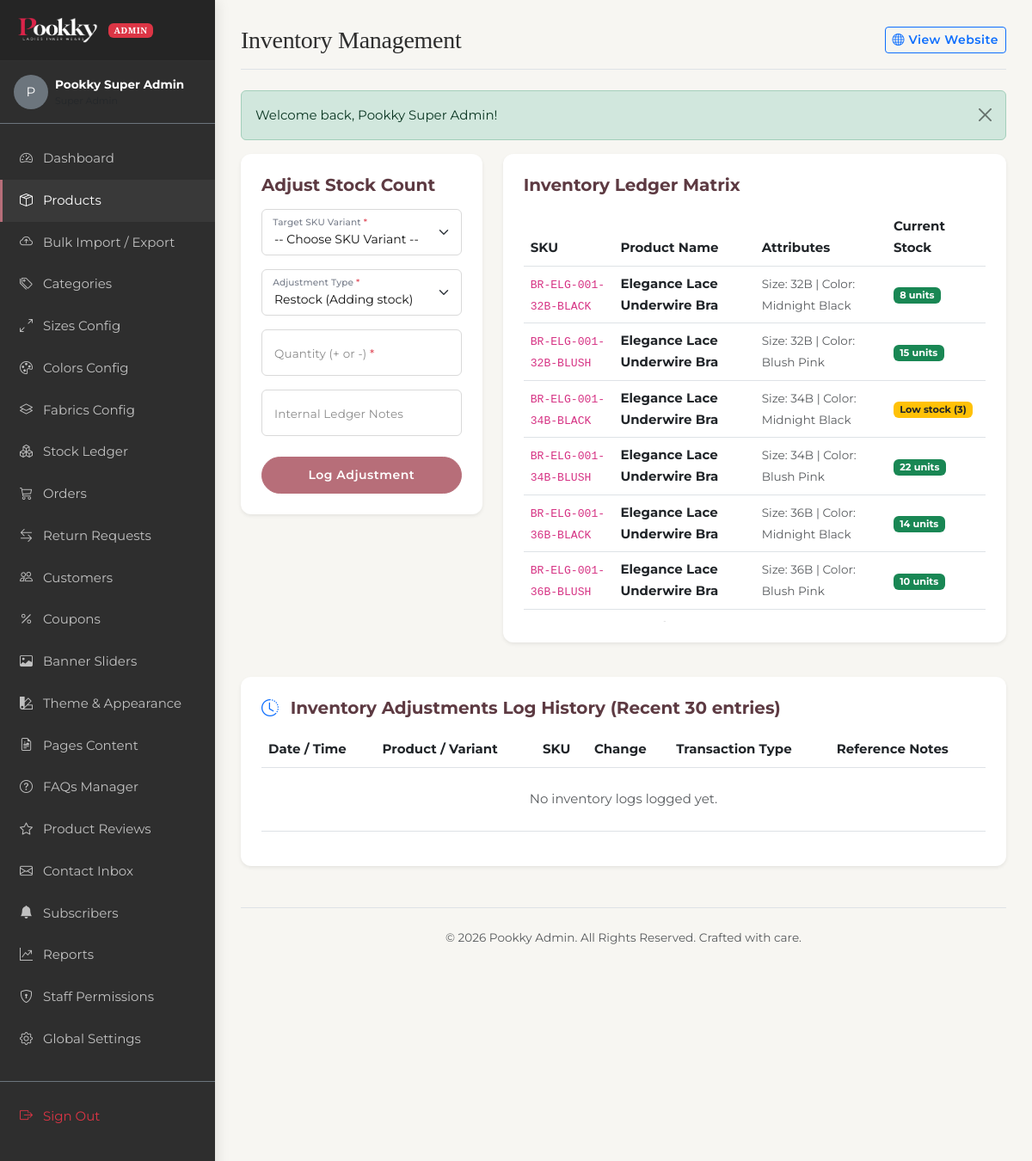
The app's page /admin/inventory.php (signed in) with its own data.
### tables this page shows
CREATE TABLE IF NOT EXISTS product_variants (
    id INT AUTO_INCREMENT PRIMARY KEY,
    product_id INT NOT NULL,
    size_id INT NOT NULL,
    color_id INT NOT NULL,
    sku VARCHAR(100) NOT NULL UNIQUE,
    regular_price DECIMAL(10,2) DEFAULT NULL,
    offer_price DECIMAL(10,2) DEFAULT NULL,
    price DECIMAL(10,2) DEFAULT NULL COMMENT 'Override price if set',
    stock INT DEFAULT 0,
    created_at TIMESTAMP DEFAULT CURRENT_TIMESTAMP,
    FOREIGN KEY (product_id) REFERENCES products(id) ON DELETE CASCADE,
    FOREIGN KEY (size_id) REFERENCES sizes(id) ON DELETE RESTRICT,
    FOREIGN KEY (color_id) REFERENCES colors(id) ON DELETE RESTRICT
);

CREATE TABLE IF NOT EXISTS products (
    id INT AUTO_INCREMENT PRIMARY KEY,
    category_id INT NOT NULL,
    product_type ENUM('single', 'combo') NOT NULL DEFAULT 'single',
    combo_pricing_mode ENUM('inherit', 'custom', 'flat') DEFAULT 'inherit',
    name VARCHAR(150) NOT NULL,
    slug VARCHAR(150) NOT NULL UNIQUE,
    sku VARCHAR(50) NOT NULL UNIQUE,
    description TEXT NOT NULL,
    fabric_details TEXT,
    fit_type VARCHAR(100),
    care_instructions TEXT,
    regular_price DECIMAL(10,2) NOT NULL,
    offer_price DECIMAL(10,2) DEFAULT NULL,
    gst_percentage DECIMAL(5,2) DEFAULT 18.00,
    is_featured TINYINT DEFAULT 0,
    is_new_arrival TINYINT DEFAULT 0,
    is_best_seller TINYINT DEFAULT 0,
    status TINYINT DEFAULT 1 COMMENT '1=Active, 0=Inactive',
    seo_title VARCHAR(150),
    seo_description TEXT,
    created_at TIMESTAMP DEFAULT CURRENT_TIMESTAMP,
    FOREIGN KEY (category_id) REFERENCES categories(id) ON DELETE RESTRICT
);

CREATE TABLE IF NOT EXISTS sizes (
    id INT AUTO_INCREMENT PRIMARY KEY,
    size_name VARCHAR(50) NOT NULL,
    size_code VARCHAR(10) NOT NULL,
    category_type VARCHAR(50) NOT NULL,  
    created_at TIMESTAMP DEFAULT CURRENT_TIMESTAMP
);

CREATE TABLE IF NOT EXISTS colors (
    id INT AUTO_INCREMENT PRIMARY KEY,
    color_name VARCHAR(50) NOT NULL,
    color_code VARCHAR(7) NOT NULL,  
    created_at TIMESTAMP DEFAULT CURRENT_TIMESTAMP
);

### admin/inventory.php (the view, shortened to what the rows shown need)
<?php
$page_title = 'Inventory Management';
require_once __DIR__ . '/includes/header.php';
$all_variants = $pdo->query("
    SELECT v.id, v.sku, v.stock, p.name as product_name, s.size_code, c.color_name
    FROM product_variants v
    JOIN products p ON v.product_id = p.id
    JOIN sizes s ON v.size_id = s.id
    JOIN colors c ON v.color_id = c.id
    ORDER BY p.name ASC, s.id ASC
")->fetchAll();
?>
<div class="row g-4">
    <div class="col-12 col-lg-8">
        <div class="card border-0 shadow-sm p-4 bg-white" style="border-radius: 12px;">
            <div class="table-responsive" style="max-height: 480px; overflow-y: auto;">
                <table class="table table-hover align-middle">
                    <thead>
                        <tr>
                            <th>SKU</th>
                            <th>Product Name</th>
                            <th>Attributes</th>
                            <th>Current Stock</th>
                        </tr>
                    </thead>
                    <tbody>
                        <?php if (empty($all_variants)): ?>
                            <tr>
                                <td colspan="4" class="text-center text-muted py-4">No product variants configured. Add product variants to track stock levels.</td>
                            </tr>
                        <?php else: ?>
                            <?php foreach ($all_variants as $v): ?>
                                <tr>
                                    <td><code><?php echo e($v['sku']); ?></code></td>
                                    <td><span class="fw-bold text-dark"><?php echo e($v['product_name']); ?></span></td>
                                    <td>
                                        <span class="small text-muted">Size: <?php echo e($v['size_code']); ?> | Color: <?php echo e($v['color_name']); ?></span>
                                    </td>
                                    <td>
                                        <?php if ($v['stock'] > 5): ?>
                                            <span class="badge bg-success"><?php echo $v['stock']; ?> units</span>
                                        <?php elseif ($v['stock'] > 0): ?>
                                            <span class="badge bg-warning text-dark">Low stock (<?php echo $v['stock']; ?>)</span>
                                        <?php else: ?>
                                            <span class="badge bg-danger">Out of stock</span>
                                        <?php endif; ?>
                                    </td>
                                </tr>
                            <?php endforeach; ?>
                        <?php endif; ?>
                    </tbody>
                </table>
            </div>
        </div>
    </div>
    <div class="col-12">
        <div class="card border-0 shadow-sm p-4 bg-white mt-3" style="border-radius: 12px;">
            <div class="table-responsive">
                <table class="table table-hover align-middle">
                    <thead>
                        <tr>
                            <th>Date / Time</th>
                            <th>Product / Variant</th>
                            <th>SKU</th>
                            <th>Change</th>
                            <th>Transaction Type</th>
                            <th>Reference Notes</th>
                        </tr>
                    </thead>
                </table>
            </div>
        </div>
    </div>
</div>
<?php require_once __DIR__ . '/includes/footer.php'; ?>

### admin/includes/header.php (shortened to what the rows shown need)
<?php
require_once __DIR__ . '/../../includes/functions.php';
require_once __DIR__ . '/../../includes/auth.php';
$current_admin_id = $_SESSION['admin_id'];
$admin_stmt = $pdo->prepare("
    SELECT a.*, r.name as role_name
    FROM admins a
    JOIN roles r ON a.role_id = r.id
    WHERE a.id = ? LIMIT 1
");
$admin_stmt->execute([$current_admin_id]);
$admin_profile = $admin_stmt->fetch();
$page_title = $page_title ?? 'Admin Dashboard';
?>
<!DOCTYPE html>
<html lang="en">
<head>
    <link href="https://cdn.jsdelivr.net/npm/bootstrap@5.3.0/dist/css/bootstrap.min.css" rel="stylesheet">
    <link href="https://cdn.jsdelivr.net/npm/bootstrap-icons@1.10.0/font/bootstrap-icons.css" rel="stylesheet">
    <link rel="stylesheet" href="../assets/css/style.css?v=2.8">
</head>
<body>
    <div class="admin-sidebar" id="adminSidebar">
        <div class="py-3 px-3 border-bottom border-secondary mb-3 d-flex align-items-center gap-2">
            <div class="rounded-circle bg-secondary d-flex align-items-center justify-content-center text-white font-weight-bold" style="width: 40px; height: 40px;">
                <?php echo strtoupper(substr($admin_profile['name'], 0, 1)); ?>
            </div>
            <div class="text-truncate">
                <div class="text-white small fw-bold"><?php echo e($admin_profile['name']); ?></div>
                <div class="text-muted" style="font-size: 11px;"><?php echo e($admin_profile['role_name']); ?></div>
            </div>
        </div>
    </div>
    <div class="admin-main">
        <header class="d-flex justify-content-between align-items-center mb-4 pb-3 border-bottom">
            <div class="d-flex align-items-center gap-2">
                <h1 class="h3 mb-0"><?php echo e($page_title); ?></h1>
            </div>
        </header>

### records on screen
product_variants: sku "BR-ELG-001-32B-BLACK", product.name "Elegance Lace Underwire Bra", size.size_code "32B", color.color_name "Midnight Black", stock "8"
product_variants: sku "BR-ELG-001-32B-BLUSH", product.name "Elegance Lace Underwire Bra", size.size_code "32B", color.color_name "Blush Pink", stock "15"
product_variants: sku "BR-ELG-001-34B-BLACK", product.name "Elegance Lace Underwire Bra", size.size_code "34B", color.color_name "Midnight Black", stock "3"
product_variants: sku "BR-ELG-001-34B-BLUSH", product.name "Elegance Lace Underwire Bra", size.size_code "34B", color.color_name "Blush Pink", stock "22"
product_variants: sku "BR-ELG-001-36B-BLACK", product.name "Elegance Lace Underwire Bra", size.size_code "36B", color.color_name "Midnight Black", stock "14"
product_variants: sku "BR-ELG-001-36B-BLUSH", product.name "Elegance Lace Underwire Bra", size.size_code "36B", color.color_name "Blush Pink", stock "10"

### other values on screen
substr($admin_profile['name'], 0, 1) "P"
$admin_profile['name'] "Pookky Super Admin"
$page_title "Inventory Management"
$msg "Welcome back, Pookky Super Admin!"
SITE_NAME "Pookky"
